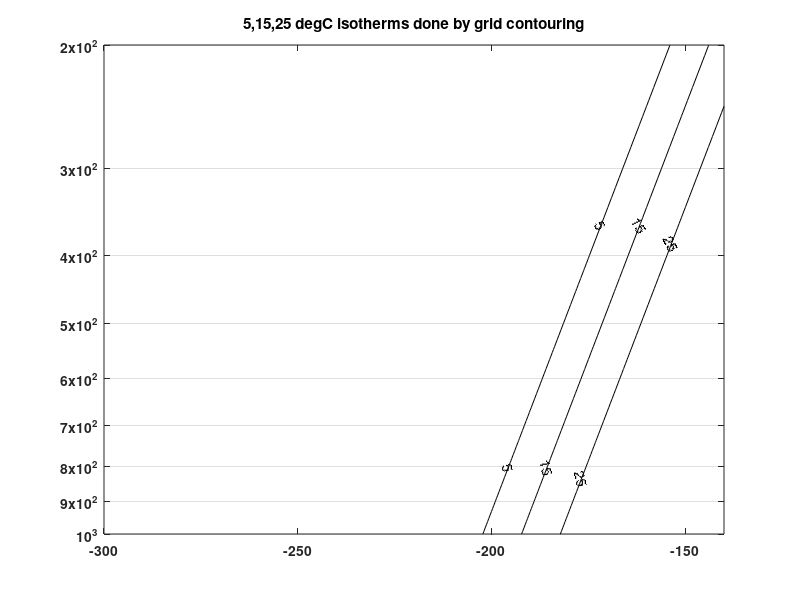

Source code (MATLAB):
%use contour to get in-line labels

function plot_four()
%
% we want temperature labels to appear along the
% isotherms.  The easiest way to do that is to
% use contour labels
%
% step 1, set up a grid to contour in the
% transformed x coordinate
    yplot=[1000:-10:200];
    xplot=[-300:1:-140];
    [rows,pvals]=size(yplot);
    [rows,tvals]=size(xplot);
    temp=zeros([pvals,tvals]);
    skew=30
 %step 2
 %lay down a xplot,yplot reference grid that labels xplot,yplot points 
 %in the new (skewT-lnP) coordinate system .
 % Each value of the temp matrix holds the actual (data) temperature
 % label (in deg C)  of the xplot, yplot coordinate pairs
 % The transformation is given by W&H 3.56, p. 78.  
 % Here's an example of how the 5 degree isotherm is plotted:
 % At 800 hPa, the transformed X coordinate is:
 % convertTempToSkew(5,800.,30)=-195.5384 and at 400 hPa it's
 % convertTempToSkew(5,400.,30)=-174.7439.  So the contour will
 % be a straight line passing through (-195,800) and (-174,400)
 % That line will slope from lower left to upper right when the 
 % pressure axis direction is reversed so that pressure decreases
 % upward.  The temp(i,j) matrix for
 % points near that line will be 5, and a contour will be labeled
 % with the 5 label
 %
 for i=1:pvals,
    for j=1:tvals,
       %
       %note that we don't have to transform the y coordinate
       %it's still the pressure.  After these loops complete
       %temp(i,j) will contain temperatures in degrees C
       %corresponding to the x,y points on the grid
       temp(i,j)=convertSkewToTemp(xplot(j),yplot(i),skew);
    end
 end
 %
 % contour the temperature matrix
 %
 figure(4)
 clf
 tempLabels= [5,15,25];
 [output,handles]=contour(xplot,yplot,temp,tempLabels,'k');
 clabel(output,handles);
 %
 % flip the y axis
 %
 set(gca,'yscale','log','ydir','reverse');
 set(gca,'fontweight','bold');
 set(gca,'ytick',[100:100:1000]);
 set(gca,'ygrid','on');
 title('5,15,25 degC isotherms done by grid contouring')
end

function skewX=convertTempToSkew(Temp,press,skew)
     %input Temp  in degC and press in hPa
     %output transformed Temp in potting coords
     if(press > 1000);
       fprintf('press %f is more than 1000 hPa, expecting mililbars',press)
     end
     if(Temp > 100);
       fprintf('Temp %f is more than 100 degC, expecting centigrade',Temp)
     end
     skewX=Temp - skew*log(press);
end     

function Temp=convertSkewToTemp(xcoord,press,skew)
     %inverse of Wallace and Hobbs 3.56
     %xcoord in temperature plotting coordinates
     %press in hPa
     %output Temp in degC
     Temp= xcoord  + skew*log(press);
end    
 